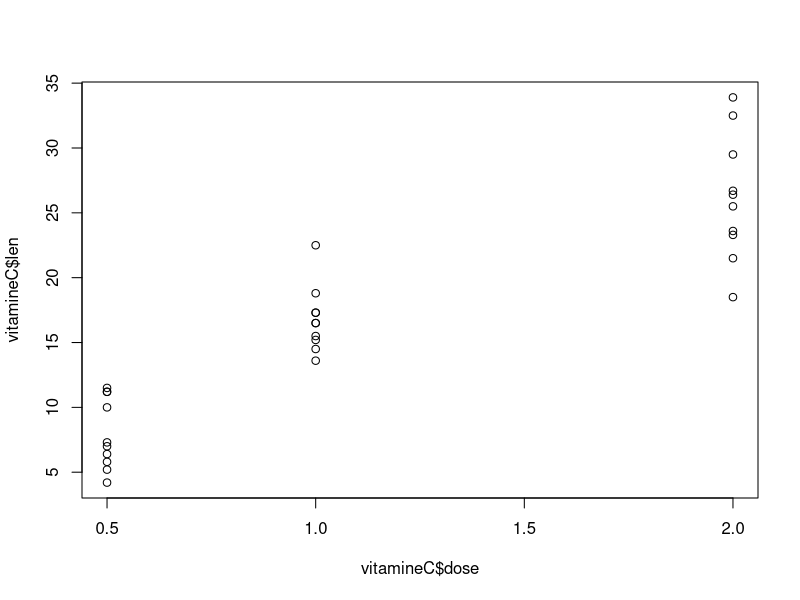
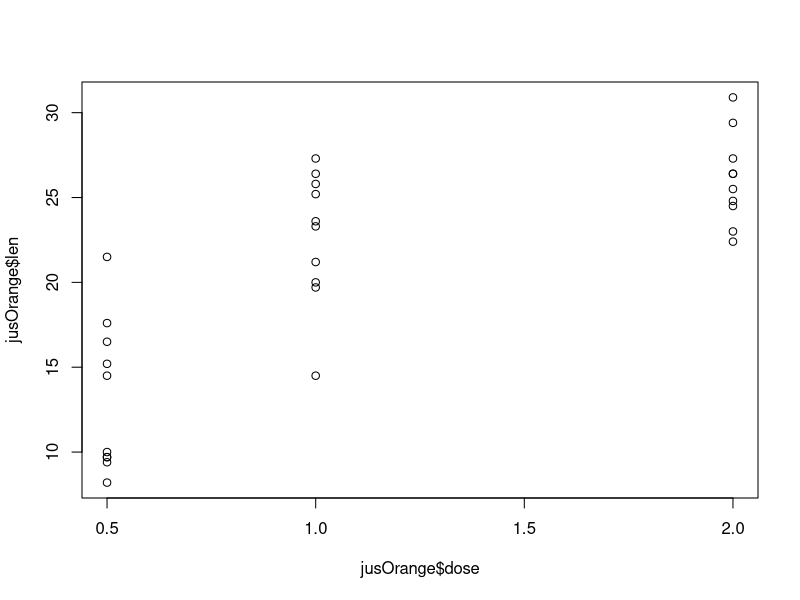
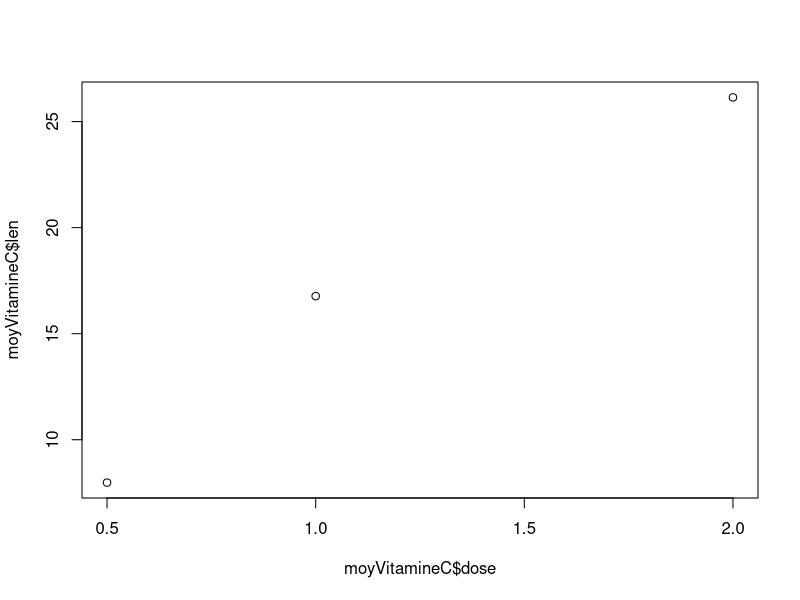
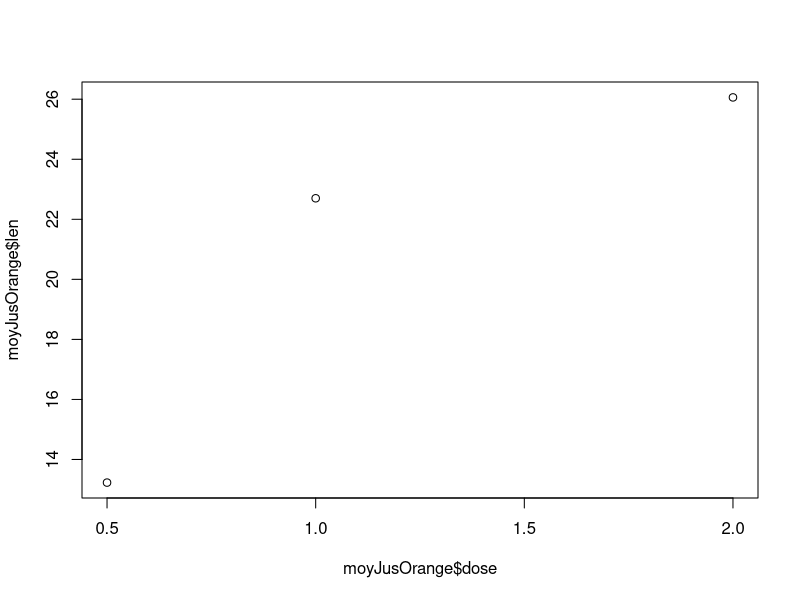

The R script that drew these images, in order:
############################# Section à ignorer ################################

data <- ToothGrowth

################################################################################

# Contexte
# Vous voulez savoir l'effet de la vitamine C sur la longueur des dents des 
# cochons d'Inde. Pour ce faire, vous devrez comparer l'effet des vitamines C
# et du jus d'orange sur leurs dents.

# PARTIE 1.
# Séparer les données en deux dataframes selon la colonne "supp". Une dataframe
# pour les vitamines C "VC" et l'autre pour le jus d'orange "OJ".

vitamineC <- subset(data, supp == "VC")
jusOrange <- subset(data, supp == "OJ")


# PARTIE 2.
# Retirer la colonne "supp" des deux dataframes, car elle n'est plus nécessaire.

len <- vitamineC$len
dose <- vitamineC$dose
vitamineC <- data.frame(len, dose)

len <- jusOrange$len
dose <- jusOrange$dose
jusOrange <- data.frame(len, dose)

# PARTIE 3.
# Utiliser la fonction plot pour faire des graphiques pour nos deux dataframes
# X étant la dose et Y étant la longueur

plot(vitamineC$dose, vitamineC$len)
plot(jusOrange$dose, jusOrange$len)

# PARTIE 4.
# Vous aimeriez avoir un seul point par valeur de dose, pour ce faire, vous
# pensez faire la moyenne de toutes les longeurs appartenant à une dose.
# Utilisez la fonction "aggregate" pour regrouper chaque valeur de dose et pour
# y appliquer la fonction "mean".

moyVitamineC <- aggregate(vitamineC, list(vitamineC$dose), mean)
moyJusOrange <- aggregate(jusOrange, list(jusOrange$dose), mean)

# PARTIE 5.
# Utilisez la fonction plot à nouveau et comparez les résultats pour trouver le
# meilleur supplément!

plot(moyVitamineC$dose, moyVitamineC$len)
plot(moyJusOrange$dose, moyJusOrange$len)